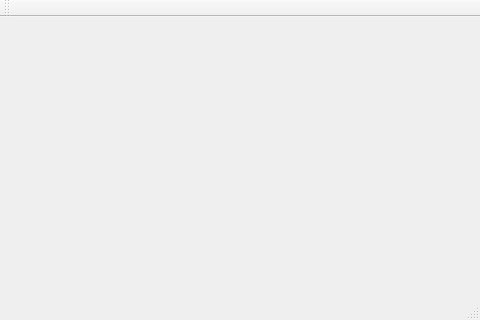
<?xml version="1.0" encoding="UTF-8"?>
<ui version="4.0">
 <class>MainWindow</class>
 <widget class="QMainWindow" name="MainWindow">
  <property name="geometry">
   <rect>
    <x>0</x>
    <y>0</y>
    <width>480</width>
    <height>320</height>
   </rect>
  </property>
  <property name="sizePolicy">
   <sizepolicy hsizetype="Ignored" vsizetype="Preferred">
    <horstretch>0</horstretch>
    <verstretch>0</verstretch>
   </sizepolicy>
  </property>
  <property name="minimumSize">
   <size>
    <width>480</width>
    <height>320</height>
   </size>
  </property>
  <property name="maximumSize">
   <size>
    <width>480</width>
    <height>320</height>
   </size>
  </property>
  <property name="windowTitle">
   <string>MainWindow</string>
  </property>
  <widget class="QWidget" name="centralWidget"/>
  <widget class="QMenuBar" name="menuBar">
   <property name="geometry">
    <rect>
     <x>0</x>
     <y>0</y>
     <width>480</width>
     <height>17</height>
    </rect>
   </property>
  </widget>
  <widget class="QToolBar" name="mainToolBar">
   <attribute name="toolBarArea">
    <enum>TopToolBarArea</enum>
   </attribute>
   <attribute name="toolBarBreak">
    <bool>false</bool>
   </attribute>
  </widget>
  <widget class="QStatusBar" name="statusBar"/>
 </widget>
 <layoutdefault spacing="6" margin="11"/>
 <resources/>
 <connections/>
</ui>
